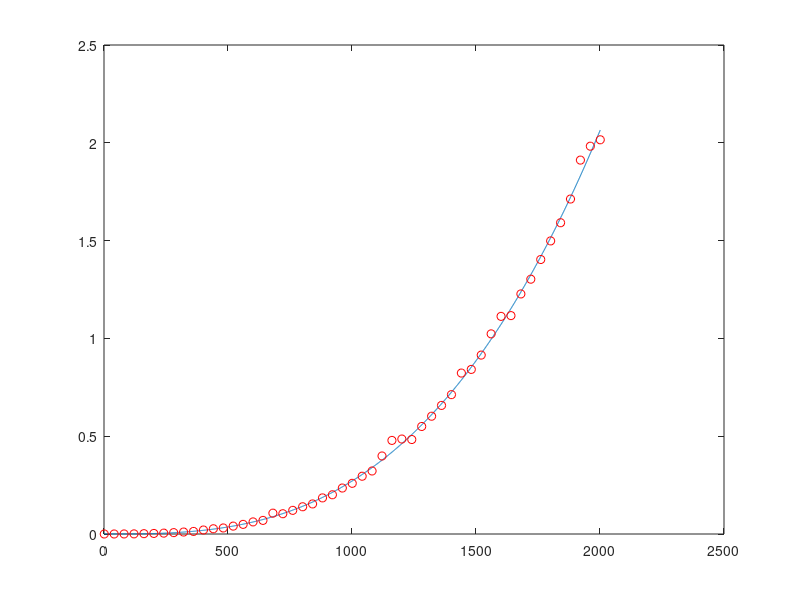

MATLAB code to generate this figure:
% Script which explored run time of LU factorization. For nxn matrices
% with n from 1 to 2001 we measure the runtime for the LU functin and 
% a good fit with a third degree polynomial.

t = zeros(1,51);
nn = zeros(1,51);
b = 1;
for n = 1:40:2001
    A = rand(n,n);
    tic;
    [L, U] = lu(A);
    t(b) = toc;
    nn(b) = n;
    b = b + 1;
end
t;


p = polyfit(nn,t,3);
x1 = 1:2001;
y1 = polyval(p,x1);
plot(x1,y1)
hold on
plot(nn, t, 'ro')

